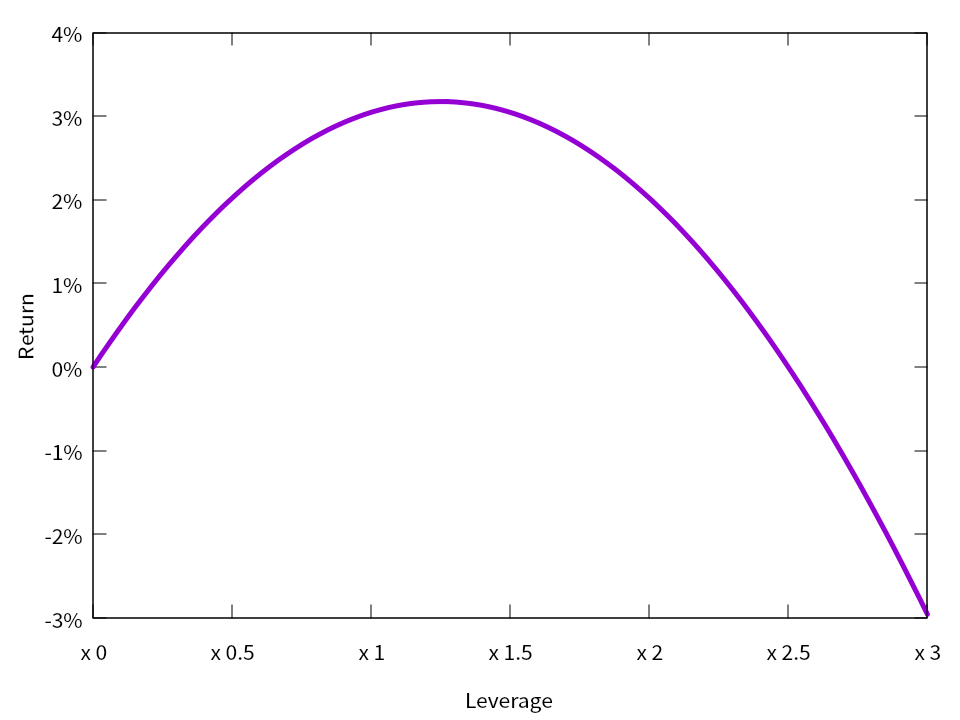

This chart was generated by the following gnuplot code:
reset

set terminal qt font "Sans,16"  size 960,720

set xlabel "Leverage"
set ylabel "Return"
set format x "x %g"
set format y "%g%%"

set xrange [0:3]

u = 0.05
d = 0.20

f(x) = (exp(x * u - (x ** 2) * (d ** 2) / 2.0) - 1.0) * 100

plot f(x) linewidth 5 title ""
